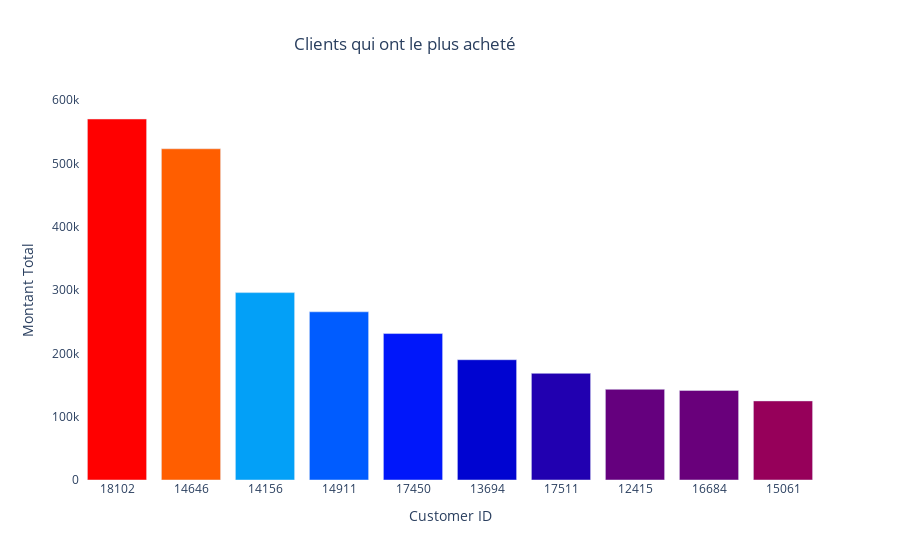

Source (notebook cell):
### Code cell
fig = go.Figure(data=[
    go.Bar(name='Clients qui ont le plus acheté', 
           x=df_customers_desc['Customer ID'].astype(str), 
           y=df_customers_desc['TotalPrice'],
           marker_opacity=1,
           hovertext=df_customers_desc['Country'],
           marker={'color': df_customers_desc['TotalPrice'],
                   'colorscale': 'Rainbow'})
    ])

fig.update_layout(title='Clients qui ont le plus acheté',
                  title_x=0.45,
                  xaxis_title="Customer ID",
                  yaxis_title="Montant Total",
                  plot_bgcolor='white')
fig.show()

### Figure 1 — Plotly figure (JSON) as saved in the notebook; plotly's stock layout.template omitted (floating-point values rounded to 4 significant figures)
{"data": [{"hovertext": ["United Kingdom", "Netherlands", "EIRE", "EIRE", "United Kingdom", "United Kingdom", "United Kingdom", "Australia", "United Kingdom", "United Kingdom"], "marker": {"color": [570400.0, 523300.0, 296100.0, 265800.0, 231400.0, 190000.0, 168500.0, 143300.0, 141500.0, 125000.0], "colorscale": [[0, "rgb(150,0,90)"], [0.125, "rgb(0,0,200)"], [0.25, "rgb(0,25,255)"], [0.375, "rgb(0,152,255)"], [0.5, "rgb(44,255,150)"], [0.625, "rgb(151,255,0)"], [0.75, "rgb(255,234,0)"], [0.875, "rgb(255,111,0)"], [1, "rgb(255,0,0)"]], "opacity": 1}, "name": "Clients qui ont le plus acheté", "type": "bar", "x": ["18102", "14646", "14156", "14911", "17450", "13694", "17511", "12415", "16684", "15061"], "y": [570400.0, 523300.0, 296100.0, 265800.0, 231400.0, 190000.0, 168500.0, 143300.0, 141500.0, 125000.0]}], "layout": {"plot_bgcolor": "white", "title": {"text": "Clients qui ont le plus acheté", "x": 0.45}, "xaxis": {"title": {"text": "Customer ID"}}, "yaxis": {"title": {"text": "Montant Total"}}}}
